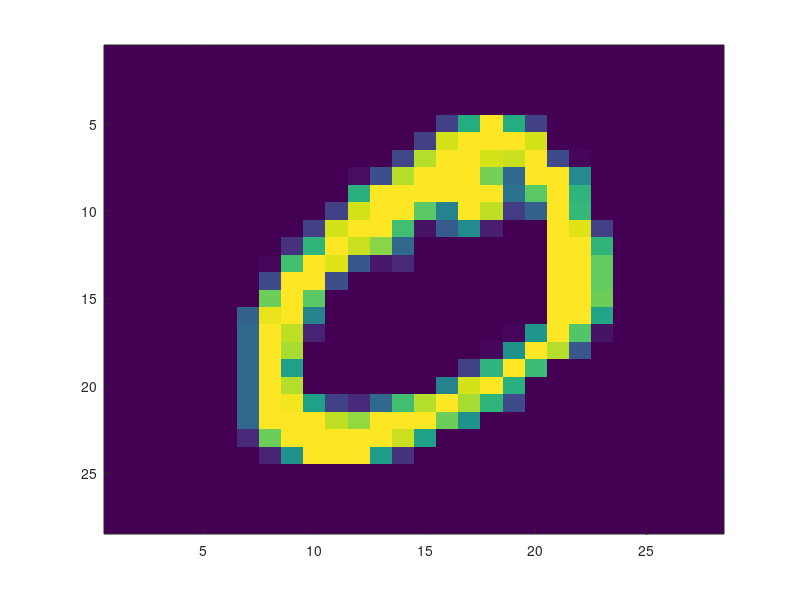

This figure's MATLAB source: (Note: this script raises an error after producing the figure.)
function probarRedNeuronal    
   probarMNIST;
end

function probarMNIST
    % Change the filenames if you've saved the files under different names
    % On some platforms, the files might be saved as 
    % train-images.idx3-ubyte / train-labels.idx1-ubyte
    %images = loadMNISTImages('train-images-idx3-ubyte.gz');
    %labels = loadMNISTLabels('train-labels-idx1-ubyte.gz');
    %tomado de http://www.cad.zju.edu.cn/home/dengcai/Data/MLData.html
    %contains variables 'fea', 'gnd', 'trainIdx' and 'testIdx'. Each row of 'fea' is a sample; 'gnd' is the label.
    load('2k2k.mat');
    a = fea(1,:);
    mat = vec2mat(a',28);
    figure; imagesc(mat);
    red = inicializarRed([784 392 10], 0.01, 1);
    numIter = 1;
    red = entrenarRed(numIter, a, gnd, red);
end

function pruebaDatosR2
    [X, T] = generarDatosR2;
    [fil,~] = size(X);
    entrenamiento = X((fil*0.2)+1:fil,:);
    datosPrueba = X(1:(fil*0.2),:);
    %0.05 para pocas neuronas en la capa oculta
    %[2 25 1], 0.25, casi converge
    %inicializarRed([2 10 1], 0.1, 1);
    %ENTRE MAS NEURONAS EN LA CAPA OCULTA, MAS ALTO DEBE SER ALPHA
    red = inicializarRed([2 2 1], 0.01, 1);
    numIter = 10000;
    red = entrenarRed(numIter, entrenamiento, T, red);
    %Prueba
    [sizePrueba, ~] = size(datosPrueba);
    for i=1:sizePrueba
        calcularPasadaAdelante(red, datosPrueba(i,:),T(i));
    end
end

function calcularPasadaAdelante(red, x, t)
    x
    t
    red = asignarEntrada(x, red);
    red = calcularPasadaAdelanteEnCapa(red,1, red.X);
    red = calcularPasadaAdelanteEnCapa(red,2, [1 red.Y{1}']);
    red.Y
end
 
function [X, T] = generarDatosR2
    %GRUPO 1
    mu = [2,10];
    sigma = [1,1.5;1.5,3];
    %rng default  % For reproducibility
    r = mvnrnd(mu,sigma,100);

    %GRUPO 2
    mu2 = [2,7];
    sigma2 = [1,1.5;1.5,3];
    %rng default  % For reproducibility
    r2 = mvnrnd(mu2,sigma2,50);

    figure
    plot(r(:,1),r(:,2),'+')
    hold on;
    plot(r2(:,1),r2(:,2),'*')

    values = [r; r2];
    targeta = zeros(100,1);
    targetb = ones(50,1);
    target = [targeta; targetb];
    X = values;
    T = target;


end

function pruebaXOR
    X = [0 0;1 0;0 1;1 1];
    T = [0 1 1 0];
    redEj1 = inicializarRed([2 2 1], 0.1, 1);
    numIter = 10000;
    redEj1 = entrenarRed(numIter, X, T, redEj1);
    red = asignarEntrada([0 0], red);
    red = calcularPasadaAdelanteEnCapa(red,1, red.X);
    red = calcularPasadaAdelanteEnCapa(red,2, [1 red.Y{1}']);
    red.Y
end

function y = evaluarMuestra(x, red)
    y=0;
    
end

function result = targetDistance(numero1, numero2,i)
    result = numero1 - numero2;
end

function result = multTarget(numero1, numero2,i)
    result = numero1.*numero2(i+1);
end

function red = recalcularWS(red, numCapa,salida)
    derivada = red.delta{numCapa}*salida;
    red.W{numCapa} = red.W{numCapa} - red.alpha*derivada';
end

function red = entrenarRed(numIter, X, T, red)
    [fil,~] = size(X);
    for iter=1:numIter
        for m=1:fil
            red = asignarEntrada(X(m,:),red);
            red = asignarSalidaDeseada(T(m),red);
            red = calcularPasadaAdelanteEnCapa(red,1, red.X);
            red = calcularPasadaAdelanteEnCapa(red,2, [1 red.Y{1}']);
            red = calcularPasadaAtrasEnCapa(red,2,@targetDistance,red.Y{2},red.T);
            red = recalcularWS(red,2,[1;red.Y{1}]');
            red = calcularPasadaAtrasEnCapa(red,1,@multTarget,red.delta{2},red.W{2});
            red = recalcularWS(red,1,red.X);
        end
    end
end


function numErrores = evaluarClasificacionesErroneas(X, T, red)    
    
   
end


function red = actualizarPesosSegunDeltas(red)
    
end



%Recibe un vector fila y lo asigna a las neuronas de entrada en la red
function red = asignarEntrada(x, red)
   red.X = [1 x];
end


function red = asignarSalidaDeseada(t, red)
    red.T = t;
end

function red = calcularPasadaAtrasEnCapa(red, numCapa, funcionObjetivo, regulador, objetivo)
    [fil,~] = size(red.Y{numCapa});
    for i=1:fil
       red.delta{numCapa}(i) = funcionObjetivo(regulador,objetivo,i)*(red.Y{numCapa}(i)*(1-red.Y{numCapa}(i)));
    end
end

function red = calcularPasadaAdelanteEnCapa(red, numCapa, output)
    %Pesos netos capa oculta
    [~,col] = size(red.W{numCapa});
    for i=1:col
       red.pesoNeto{numCapa}(i) = output*red.W{numCapa}(:,i); 
    end
    red.Y{numCapa} = sigmoid(red.pesoNeto{numCapa});
end


%se supondra que la primer capa es la capa de entrada
function red = inicializarRed(numNeuronasPorCapa, alpha, maxPesosRand)
    D = numNeuronasPorCapa(1);
    M = numNeuronasPorCapa(2);
    K = numNeuronasPorCapa(3);
    WO = rand(D+1,M)*maxPesosRand;
    WS = rand(M+1,K)*maxPesosRand;
    red = struct('alpha',[],'W',[],'pesoNeto',[],'X',[],'Y',[],'T',[], 'delta', []);
    red.alpha = alpha;
    red.W = {WO,WS};
    red.pesoNeto = {zeros(M,1), zeros(K,1)};
    red.X = zeros(1,D);
    red.Y = {zeros(M,1),zeros(K,1)};
    red.T = zeros(K,1);
    red.delta = {zeros(M,1), zeros(K,1)};
end

function y = sigmoid(x)
    y = 1./ (1 + exp(-x));
end